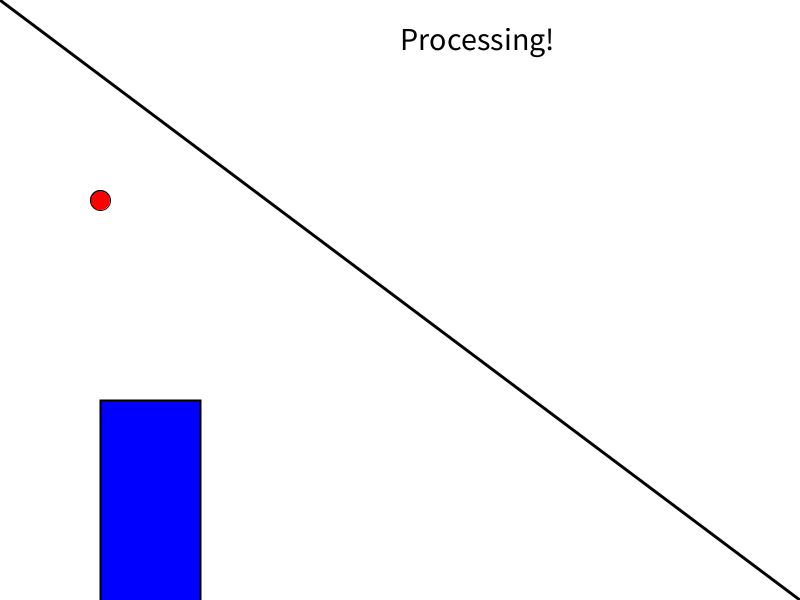
Frame 1 (no input)
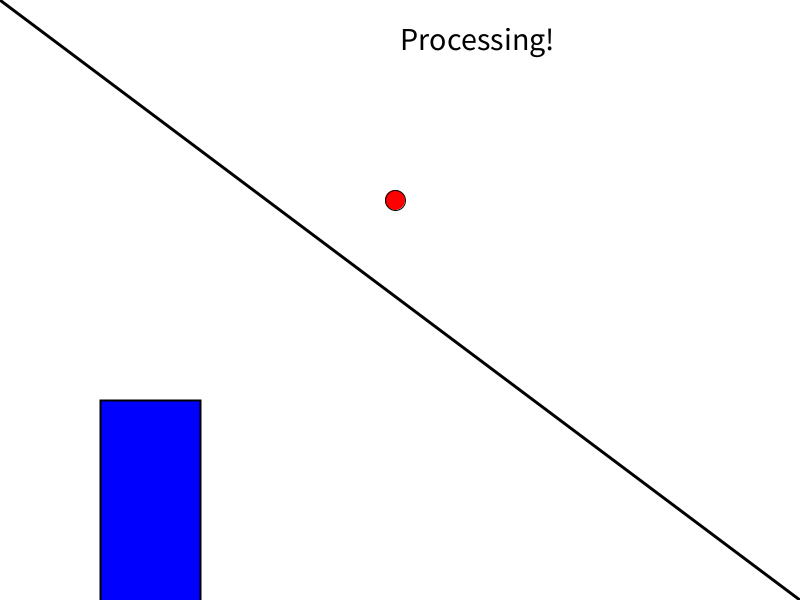
Frame 60 (the mouse pressed at the canvas centre just before this capture)
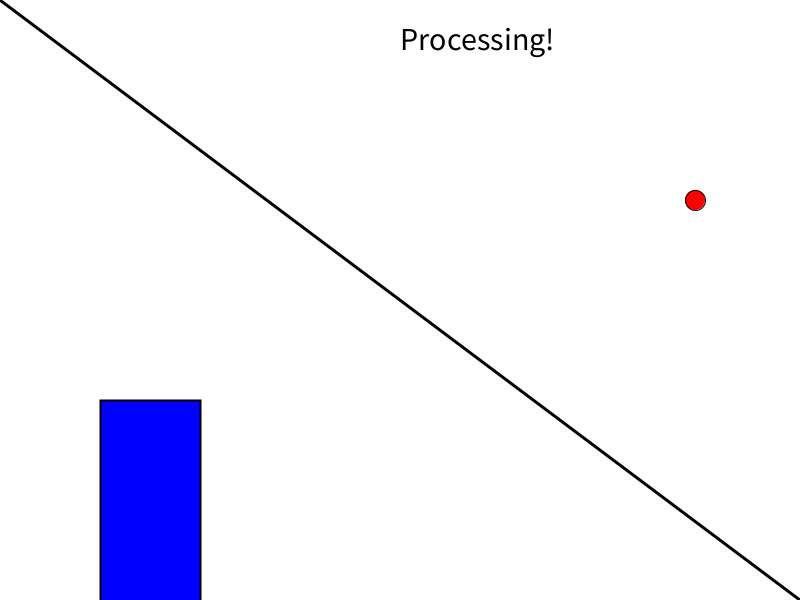
Frame 120 (the mouse held since frame 60 and released just before this capture)

The Processing sketch that drew these frames (run headless with seeded random() and noise(); from frame 60 on, the mouse is pressed at the canvas centre):

// Processing sketch: Intro_Processing_sols
// ── Intro_Processing_sols.pde
/* This lab introduces you to the basics of Processing including drawing
simple shapes, text and animation.  

See the following slides for an intro to Processing. 
https://longbaonguyen.github.io/courses/apcsa/processing/processing1.pdf

To do: 
    1) Draw a rectangle with top left corner at (100, 400) and width = 100, height = 300
    2) Draw a line connecting the top left corner and bottom right corner. 
    3) Display some text on the screen. Use the text() method.
    4) Print out some text on the console. Use the print() method. 
    4) Draw a small red circle with radius 20 and make it move to the right. 
    
    Drawing API:
    ellipse(x, y, width, height): (x, y) center of ellipse.
    rect(x, y, width, height): (x, y) top left corner of rectangle.
    line(x1, y1, x2, y2): line connecting (x1, y1) and (x2, y2)
    text(str, x, y): display str at location (x, y).
*/

// declare int variables x, y(do not initialize)
int x, y;

void setup(){
  // set size of window and initialize x and y
  size(800, 600);
  x = 100;
  y = 200;
  
}

void draw(){
  background(255);
  // draw a blue rectangle with top left corner at (100, 400) and width = 100, height = 300
  fill(0, 0, 255);
  strokeWeight(2);
  rect(100, 400, 100, 300);
  
  // draw a line connecting the top left corner and bottom right corner. 
  strokeWeight(3);
  line(0, 0, 800, 600);
  
  // display some text on the screen. Use the text(str, x, y) method.
  textSize(32);
  fill(0); // black
  text("Processing!", 400, 50);
  
  
  // print out some text on the console. Use the println() method. 
  println("Hello, world!");
  
  // set the fill to red. Call fill(red, green, blue).
  // Then call ellipse(x, y, width, height)
  // to draw circle centered at (x, y) with diameter 20
  fill(255, 0, 0);
  strokeWeight(1);
  ellipse(x, y, 20, 20);
          
  // update the center by adding 5 pixels to x every frame(use self. notation) 
  x += 5;
}
